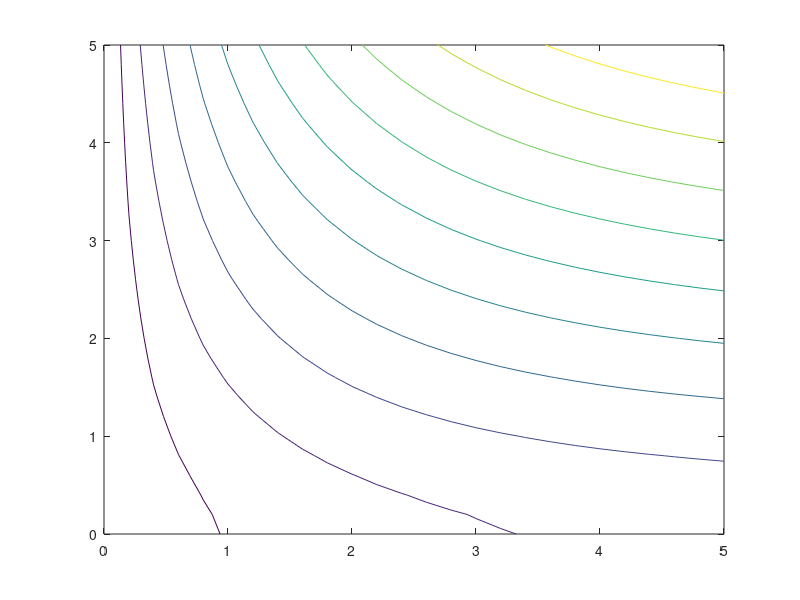

The MATLAB script that drew this image:

x = 0:0.2:5;
y = x;
[X,Y]=meshgrid(x,y);
r = sqrt(X.^2 + Y.^2);
theta = atan2(Y,X);
psi = r*exp(-r)*(cos(theta))^2;
contour(X,Y,psi);